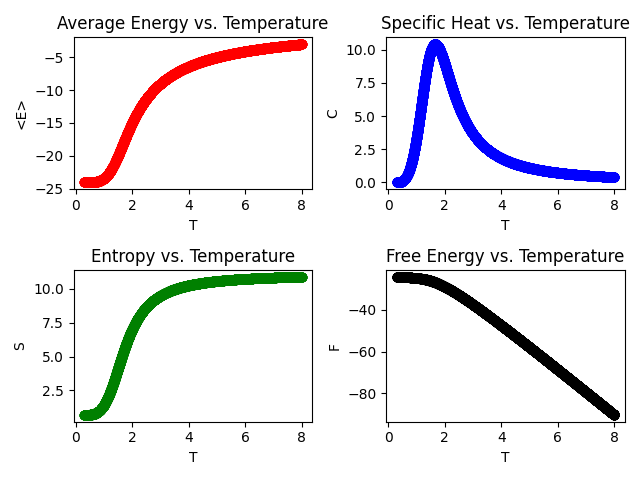

Write Python code to recreate this figure.
import numpy as np
import matplotlib.pyplot as plt
import os
from utils import E_avg, C, S, F

J = 1
N_1 = 4 #set to 1 for 1D
N_2 = 4
N = N_1 * N_2
T_min = 0.3
T_max = 8.0
M = 10000
states = 2 ** (N)
E_n = np.zeros(states)
T_arr = np.linspace(T_min, T_max, M)
E_arr = np.zeros(M)
C_arr = np.zeros(M)
S_arr = np.zeros(M)
F_arr = np.zeros(M)

for s in range(states):
    anti_1 = ((((s >> 1) ^ s) & ((2 ** (N_1 - 1) - 1)) * np.sum(2 ** (N_1 * np.arange(N_2))))).bit_count() #spins within row
    anti_2 = ((((s >> N_1) ^ s) & ((2 ** (N_1 * (N_2 - 1)) - 1)))).bit_count() #spins within column
    E = np.sum(-1 * J * ((N_2 * (N_1 - 1) - 2 * anti_1) + (N_1 * (N_2 - 1) - 2 * anti_2)))
    E_n[s] = E

for i, T in enumerate(T_arr):
    E_arr[i] = E_avg(E_n, T)
    C_arr[i] = C(E_n, T)
    S_arr[i] = S(E_n, T)
    F_arr[i] = F(E_n, T)

fig, axs = plt.subplots(2, 2)
axs[0, 0].plot(T_arr, E_arr, "ro")
axs[0, 0].set_xlabel("T")
axs[0, 0].set_ylabel("<E>")
axs[0, 0].set_title("Average Energy vs. Temperature")
axs[0, 1].plot(T_arr, C_arr, "bo")
axs[0, 1].set_xlabel("T")
axs[0, 1].set_ylabel("C")
axs[0, 1].set_title("Specific Heat vs. Temperature")
axs[1, 0].plot(T_arr, S_arr, "go")
axs[1, 0].set_xlabel("T")
axs[1, 0].set_ylabel("S")
axs[1, 0].set_title("Entropy vs. Temperature")
axs[1, 1].plot(T_arr, F_arr, "ko")
axs[1, 1].set_xlabel("T")
axs[1, 1].set_ylabel("F")
axs[1, 1].set_title("Free Energy vs. Temperature")
fig.tight_layout()
plt.savefig(os.path.join(os.path.dirname(__file__), "4-7.png"))
plt.show()